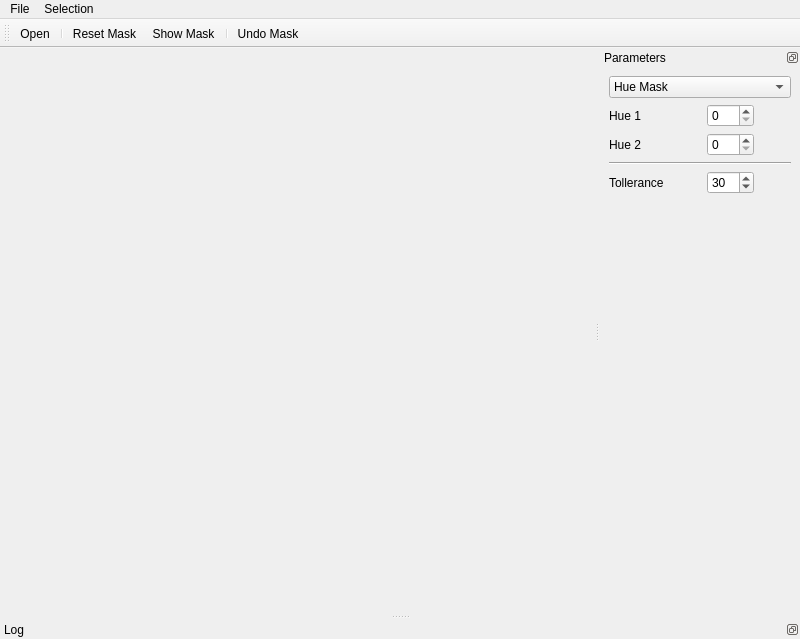
<?xml version="1.0" encoding="UTF-8"?>
<ui version="4.0">
 <class>TestbedMainWindowClass</class>
 <widget class="QMainWindow" name="TestbedMainWindowClass">
  <property name="geometry">
   <rect>
    <x>0</x>
    <y>0</y>
    <width>800</width>
    <height>639</height>
   </rect>
  </property>
  <property name="windowTitle">
   <string>MainWindow</string>
  </property>
  <widget class="QWidget" name="centralwidget"/>
  <widget class="QMenuBar" name="menubar">
   <property name="geometry">
    <rect>
     <x>0</x>
     <y>0</y>
     <width>800</width>
     <height>27</height>
    </rect>
   </property>
   <widget class="QMenu" name="menuFile">
    <property name="title">
     <string>File</string>
    </property>
    <addaction name="actionOpen"/>
    <addaction name="actionQuit"/>
   </widget>
   <widget class="QMenu" name="menuSelection">
    <property name="title">
     <string>Selection</string>
    </property>
    <addaction name="actionResetMask"/>
   </widget>
   <addaction name="menuFile"/>
   <addaction name="menuSelection"/>
  </widget>
  <widget class="QDockWidget" name="parametersWidget">
   <property name="minimumSize">
    <size>
     <width>200</width>
     <height>209</height>
    </size>
   </property>
   <property name="features">
    <set>QDockWidget::DockWidgetFloatable|QDockWidget::DockWidgetMovable</set>
   </property>
   <property name="windowTitle">
    <string>Parameters</string>
   </property>
   <attribute name="dockWidgetArea">
    <number>2</number>
   </attribute>
   <widget class="QWidget" name="dockWidgetContents_2">
    <layout class="QGridLayout" name="gridLayout">
     <item row="5" column="2">
      <spacer name="verticalSpacer">
       <property name="orientation">
        <enum>Qt::Vertical</enum>
       </property>
       <property name="sizeHint" stdset="0">
        <size>
         <width>20</width>
         <height>40</height>
        </size>
       </property>
      </spacer>
     </item>
     <item row="0" column="0" colspan="4">
      <widget class="QComboBox" name="maskComboBox">
       <item>
        <property name="text">
         <string>Hue Mask</string>
        </property>
       </item>
       <item>
        <property name="text">
         <string>Auto By Color</string>
        </property>
       </item>
       <item>
        <property name="text">
         <string>Auto By Color(1)</string>
        </property>
       </item>
      </widget>
     </item>
     <item row="1" column="2">
      <widget class="QSpinBox" name="hue1SpinBox">
       <property name="maximum">
        <number>360</number>
       </property>
      </widget>
     </item>
     <item row="2" column="2">
      <widget class="QSpinBox" name="hue2SpinBox">
       <property name="maximum">
        <number>360</number>
       </property>
      </widget>
     </item>
     <item row="1" column="0" colspan="2">
      <widget class="QLabel" name="label">
       <property name="text">
        <string>Hue 1</string>
       </property>
      </widget>
     </item>
     <item row="2" column="0" colspan="2">
      <widget class="QLabel" name="label_2">
       <property name="text">
        <string>Hue 2</string>
       </property>
      </widget>
     </item>
     <item row="3" column="0" colspan="4">
      <widget class="Line" name="line">
       <property name="orientation">
        <enum>Qt::Horizontal</enum>
       </property>
      </widget>
     </item>
     <item row="4" column="0">
      <widget class="QLabel" name="label_3">
       <property name="text">
        <string>Tollerance</string>
       </property>
      </widget>
     </item>
     <item row="4" column="2">
      <widget class="QSpinBox" name="toleranceSpinBox">
       <property name="maximum">
        <number>900</number>
       </property>
       <property name="value">
        <number>30</number>
       </property>
      </widget>
     </item>
    </layout>
   </widget>
  </widget>
  <widget class="QToolBar" name="toolBar">
   <property name="minimumSize">
    <size>
     <width>22</width>
     <height>22</height>
    </size>
   </property>
   <property name="windowTitle">
    <string>toolBar</string>
   </property>
   <attribute name="toolBarArea">
    <enum>TopToolBarArea</enum>
   </attribute>
   <attribute name="toolBarBreak">
    <bool>false</bool>
   </attribute>
   <addaction name="actionOpen"/>
   <addaction name="separator"/>
   <addaction name="actionResetMask"/>
   <addaction name="actionShowMask"/>
   <addaction name="separator"/>
   <addaction name="actionUndoMask"/>
  </widget>
  <widget class="QDockWidget" name="logWidget_2">
   <property name="features">
    <set>QDockWidget::DockWidgetFloatable|QDockWidget::DockWidgetMovable</set>
   </property>
   <property name="windowTitle">
    <string>Log</string>
   </property>
   <attribute name="dockWidgetArea">
    <number>8</number>
   </attribute>
   <widget class="QWidget" name="dockWidgetContents_3"/>
  </widget>
  <action name="actionOpen">
   <property name="icon">
    <iconset resource="../../../resources/main.qrc">
     <normaloff>:/new/prefix1/remove.png</normaloff>:/new/prefix1/remove.png</iconset>
   </property>
   <property name="text">
    <string>Open</string>
   </property>
  </action>
  <action name="actionQuit">
   <property name="text">
    <string>Quit</string>
   </property>
  </action>
  <action name="actionResetMask">
   <property name="icon">
    <iconset resource="../../../resources/main.qrc">
     <normaloff>:/new/prefix1/bullet_blue.png</normaloff>:/new/prefix1/bullet_blue.png</iconset>
   </property>
   <property name="text">
    <string>Reset Mask</string>
   </property>
  </action>
  <action name="actionShowMask">
   <property name="checkable">
    <bool>true</bool>
   </property>
   <property name="icon">
    <iconset resource="../../../resources/main.qrc">
     <normaloff>:/new/prefix1/select.png</normaloff>:/new/prefix1/select.png</iconset>
   </property>
   <property name="text">
    <string>Show Mask</string>
   </property>
  </action>
  <action name="actionUndoMask">
   <property name="icon">
    <iconset resource="../../../resources/main.qrc">
     <normaloff>:/new/prefix1/back_alt.png</normaloff>:/new/prefix1/back_alt.png</iconset>
   </property>
   <property name="text">
    <string>Undo Mask</string>
   </property>
  </action>
 </widget>
 <resources>
  <include location="../../../resources/main.qrc"/>
 </resources>
 <connections/>
</ui>
